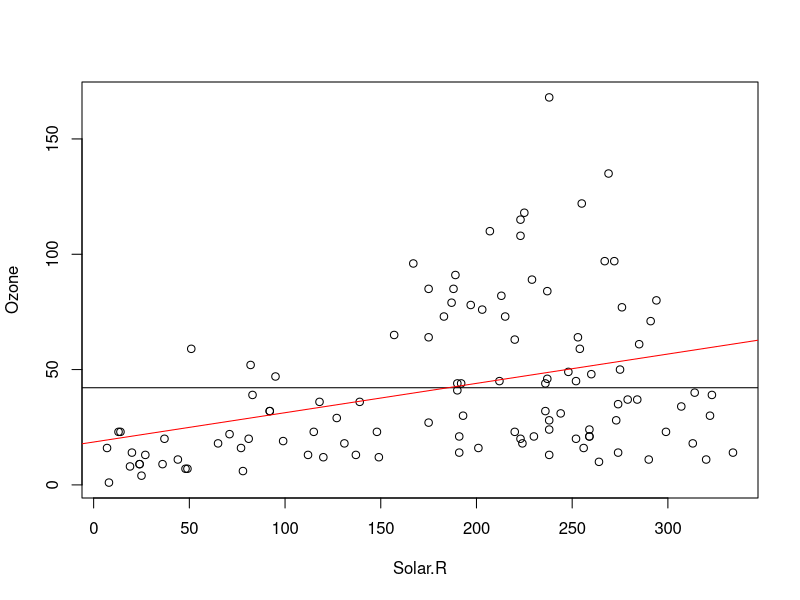
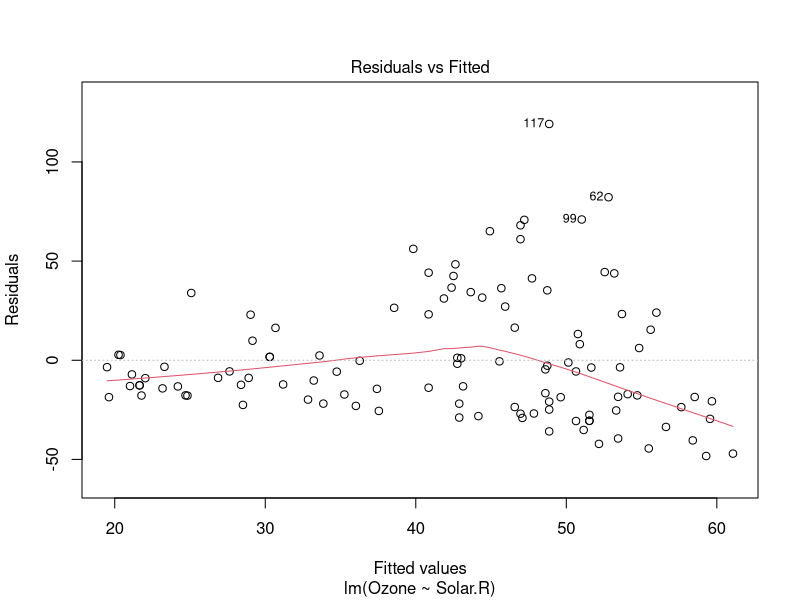
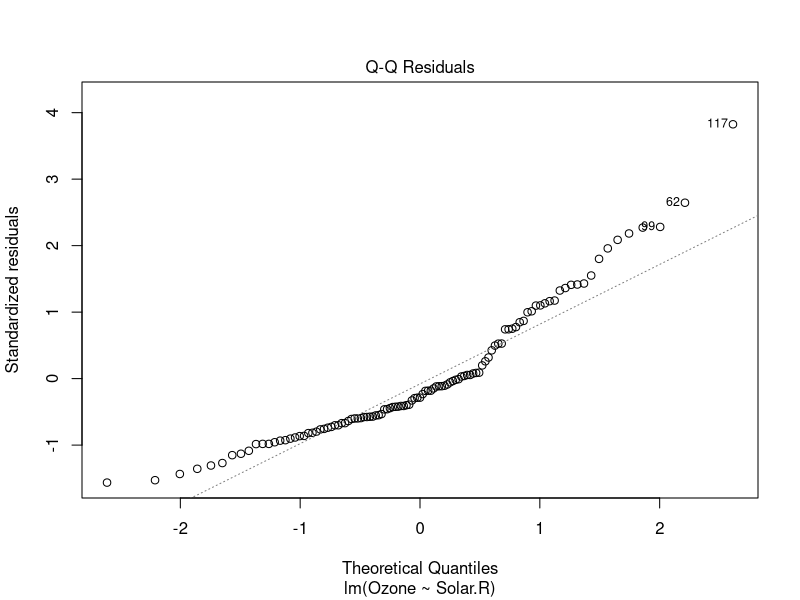
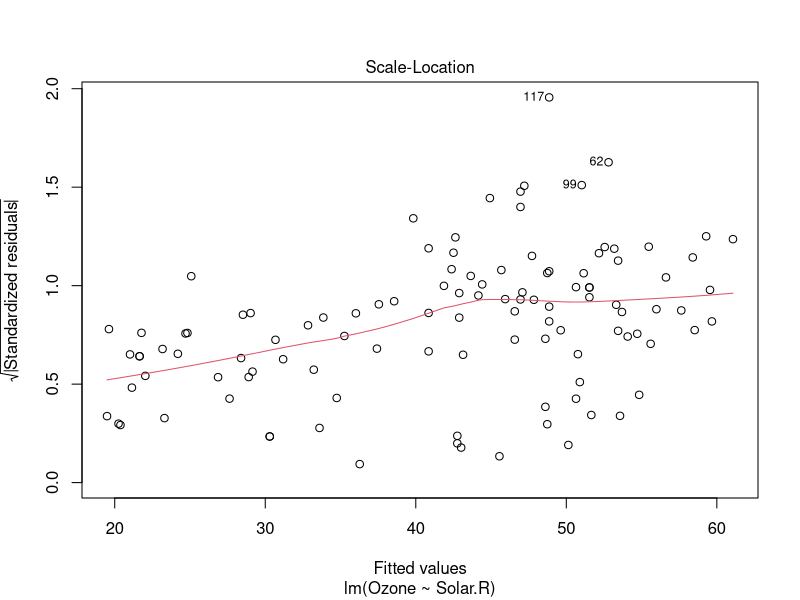
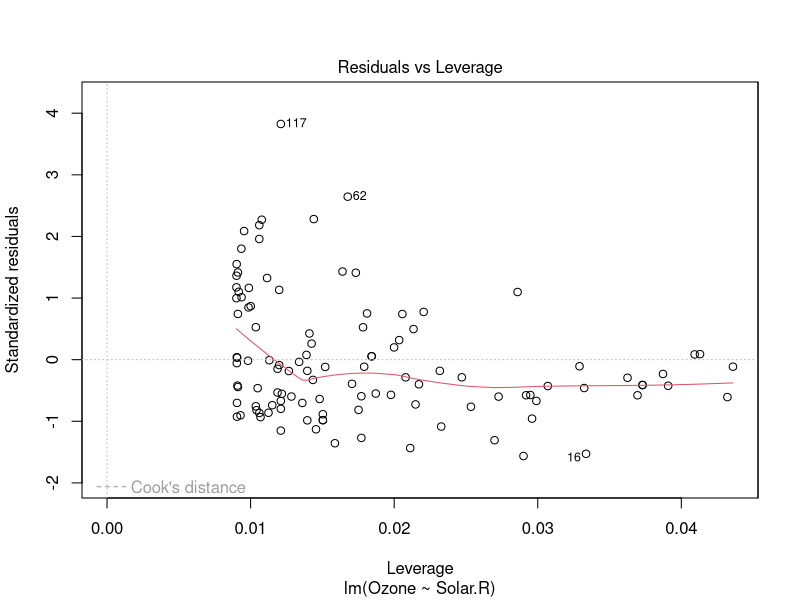
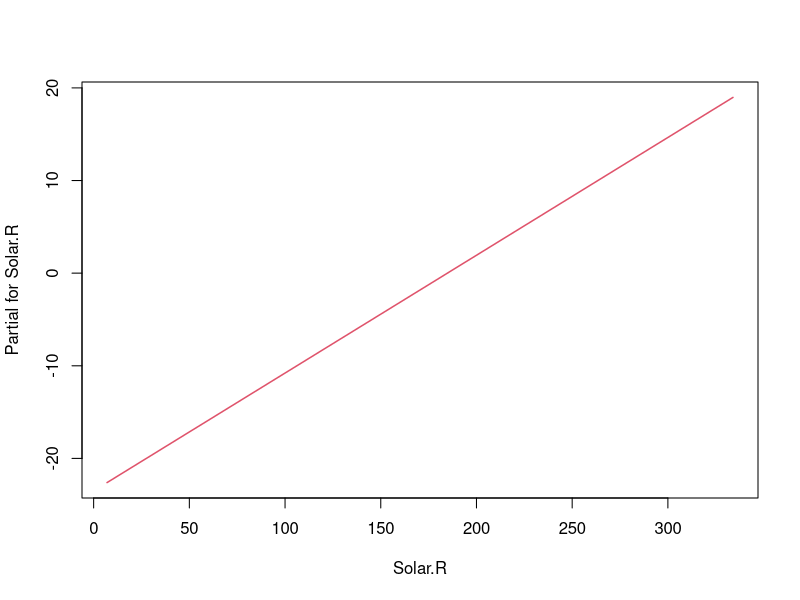
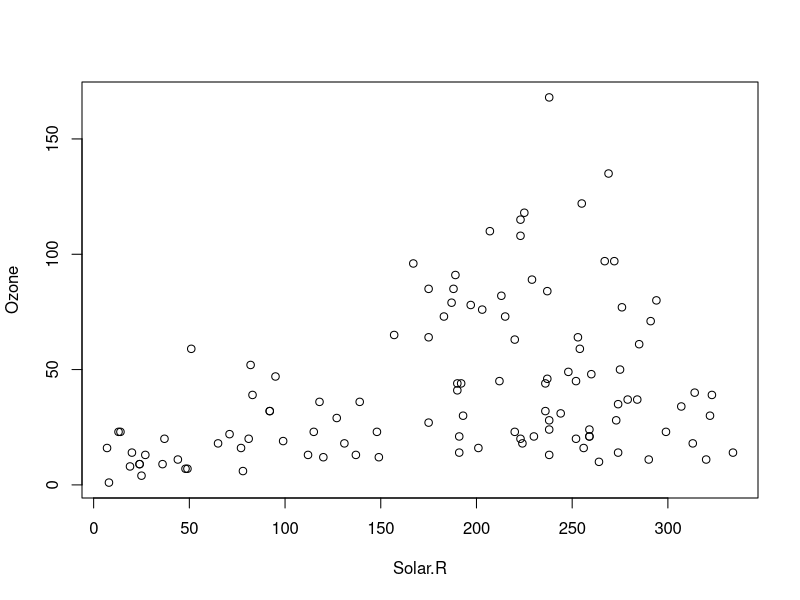
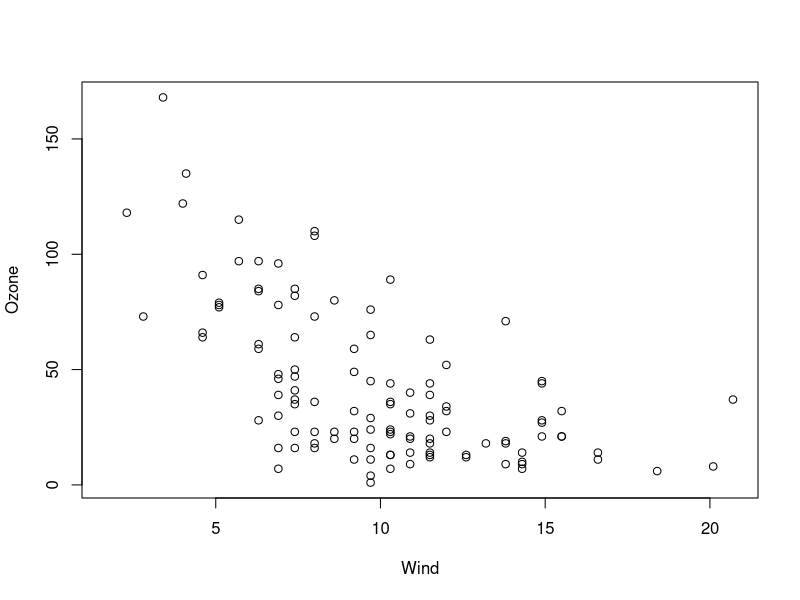

Write the R code that produced these figures, in order.
# learning linear regression using the 'lm' command

attach(airquality)
names(airquality)
plot(Ozone~Solar.R)

# calculation of Ozone
mean(Ozone,na.rm = TRUE)
mean.Ozone<-mean(Ozone,na.rm = TRUE)
# we can now add a Avg baseline using abline
abline(h=mean.Ozone)
# use lm to fit a regression line through these data
model1<-lm(Ozone~Solar.R)

# add the linear regression line to the plot
abline(model1,col="red")
# take the Residuals vs. Fitted
plot(model1)

termplot(model1)

#-----------------------------------------------------
# Multiple Regression  with an interaction term
#-----------------------------------------------------

plot(Ozone~Solar.R)
plot(Ozone~Wind)

coplot(Ozone~Solar.R|Wind,panel = panel.smooth)

model2<-lm(Ozone~Solar.R*Wind)

plot(model2)

summary(model2)

termplot(model2)
summary(Solar.R)

# Create values for Solar
# created looking at the Summary of Solar.R
Solar1<-mean(Solar.R,na.rm = T)
Solar2=100
Solar3=300

predict(model2,data.frame(Solar.R=100,Wind=10))

predict(model2,data.frame(Solar.R=Solar1,Wind=10))

# find prediction of various wind speeds using the Solar.R=100

p1<-predict(model2,data.frame(Solar.R=Solar1,Wind=1:20))
p2<-predict(model2,data.frame(Solar.R=Solar2,Wind=1:20))
p3<-predict(model2,data.frame(Solar.R=Solar3,Wind=1:20))

# Plot the values based on Ozone

plot(Ozone~Wind)
lines(1:20,p1)
lines(1:20,p2,col="red")
lines(1:20,p3,col="orange")


